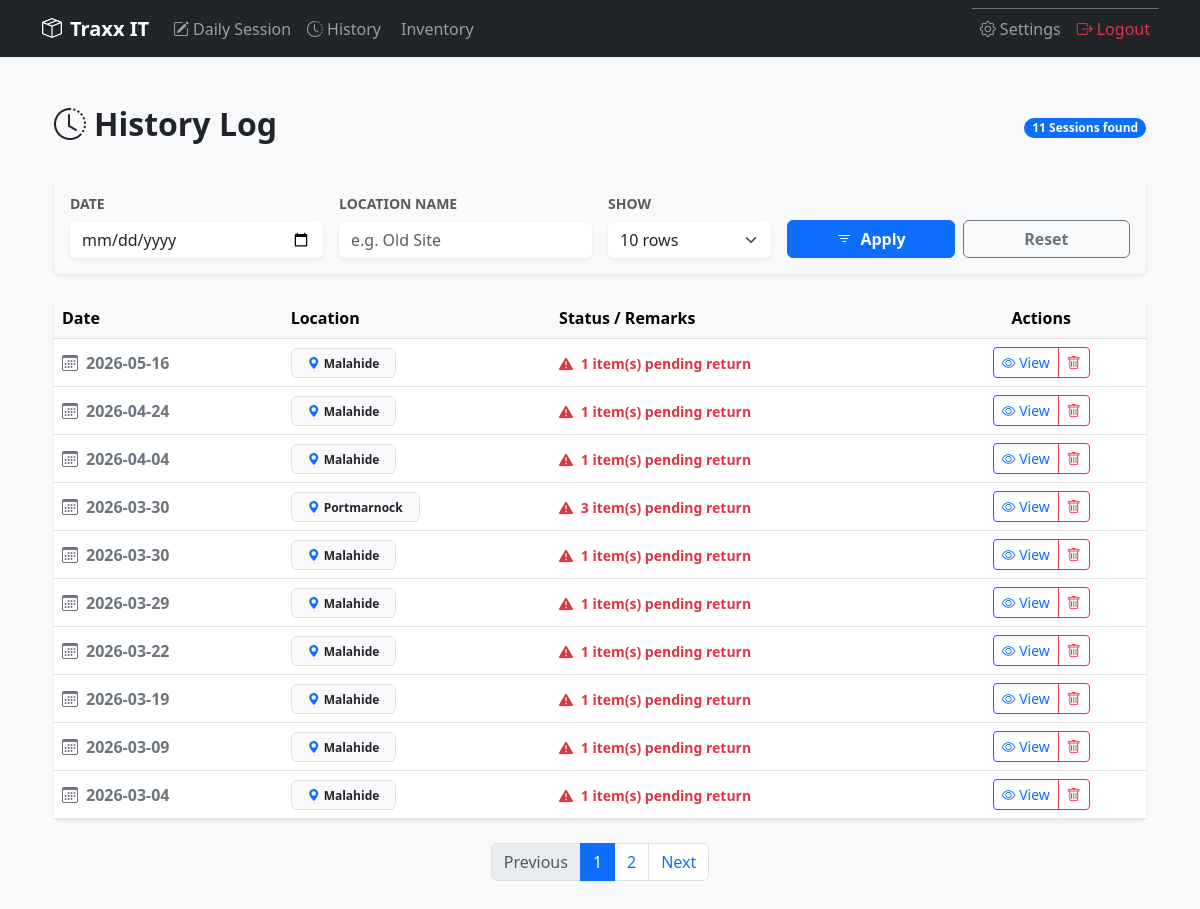
The page /history (signed in) on the database its author committed.
### models.py (models this page shows)
class Place(db.Model):
    id = db.Column(db.Integer, primary_key=True)
    name = db.Column(db.String(100), nullable=False)
    is_active = db.Column(db.Boolean, default=True)

### app.py (the view)
@app.route('/history')
def history():
    if 'user_id' not in session: return redirect(url_for('login'))
    page = request.args.get('page', 1, type=int)
    per_page = request.args.get('per_page', 10, type=int)
    f_date = request.args.get('filter_date', '')
    f_place = request.args.get('filter_place', '').strip()
    query = db.session.query(
        func.date(DayRecord.timestamp).label('day'),
        DayRecord.place_id,
        Place.name.label('place_name'),
        func.sum(case((DayRecord.is_returned == False, 1), else_=0)).label('unreturned_count')
    ).join(Place).filter(DayRecord.user_id == session['user_id'])
    if f_date:
        query = query.filter(func.date(DayRecord.timestamp) == f_date)
    if f_place:
        query = query.filter(Place.name.ilike(f"%{f_place}%"))
    pagination = query.group_by(func.date(DayRecord.timestamp), DayRecord.place_id)\
                      .order_by(desc('day'))\
                      .paginate(page=page, per_page=per_page)
    return render_template('history.html',
                           pagination=pagination,
                           f_date=f_date,
                           f_place=f_place,
                           per_page=per_page)

### templates/history.html (shortened to what this page needs)
{% extends "base.html" %}
{% block content %}
<div class="container py-4">
    <div class="d-flex justify-content-between align-items-center mb-4">
        <h2 class="fw-bold"><i class="bi bi-clock-history me-2"></i>History Log</h2>
        <span class="badge bg-primary rounded-pill">{{ pagination.total }} Sessions found</span>
    </div>
    <div class="card shadow-sm border-0 mb-4 bg-light">
        <div class="card-body">
            <form method="GET" action="{{ url_for('history') }}" class="row g-3 align-items-end">
                <div class="col-md-3">
                    <label class="form-label small fw-bold text-muted text-uppercase">Date</label>
                    <input type="date" name="filter_date" class="form-control border-0 shadow-sm" value="{{ f_date }}">
                </div>
                <div class="col-md-3">
                    <label class="form-label small fw-bold text-muted text-uppercase">Location Name</label>
                    <input type="text" name="filter_place" class="form-control border-0 shadow-sm"
                        placeholder="e.g. Old Site" value="{{ f_place }}">
                </div>
                <div class="col-md-2">
                    <label class="form-label small fw-bold text-muted text-uppercase">Show</label>
                    <select name="per_page" class="form-select border-0 shadow-sm">
                        <option value="10" {{ 'selected' if per_page == 10 }}>10 rows</option>
                    </select>
                </div>
                <div class="col-md-4 d-flex gap-2">
                    <button type="submit" class="btn btn-primary w-100 fw-bold">
                        <i class="bi bi-filter me-1"></i> Apply
                    </button>
                    <a href="{{ url_for('history') }}" class="btn btn-outline-secondary w-100 fw-bold">
                        Reset
                    </a>
                </div>
            </form>
        </div>
    </div>
    <div class="card shadow-sm border-0">
        <div class="table-responsive">
            <table class="table table-hover align-middle mb-0">
                <thead class="table-light">
                    <tr>
                        <th>Date</th>
                        <th>Location</th>
                        <th>Status / Remarks</th>
                        <th class="text-center">Actions</th>
                    </tr>
                </thead>
                <tbody>
                    {% for s in pagination.items %}
                    <tr>
                        <td class="fw-bold text-secondary">
                            <i class="bi bi-calendar3 me-2"></i>{{ s.day }}
                        </td>
                        <td>
                            <span class="badge bg-light text-dark border px-3 py-2">
                                <i class="bi bi-geo-alt-fill me-1 text-primary"></i>{{ s.place_name }}
                            </span>
                        </td>
                        <td>
                            {% if s.unreturned_count > 0 %}
                                <span class="text-danger fw-bold small">
                                    <i class="bi bi-exclamation-triangle-fill me-1"></i>
                                    {{ s.unreturned_count }} item(s) pending return
                                </span>
                            {% else %}
                                <span class="text-success small">
                                    <i class="bi bi-check-circle-fill me-1"></i>
                                    All returned
                                </span>
                            {% endif %}
                        </td>
                        <td class="text-center">
                            <div class="btn-group">
                                <a href="{{ url_for('session_details', ts=s.day, place_id=s.place_id) }}"
                                   class="btn btn-sm btn-outline-primary">
                                    <i class="bi bi-eye"></i> View
                                </a>
                                <a href="{{ url_for('delete_session', ts=s.day, place_id=s.place_id) }}"
                                   class="btn btn-sm btn-outline-danger"
                                   onclick="return confirm('Delete this entire session?')">
                                    <i class="bi bi-trash"></i>
                                </a>
                            </div>
                        </td>
                    </tr>
                    {% endfor %}
                </tbody>
            </table>
        </div>
    </div>
    {% if pagination.pages > 1 %}
    <nav class="mt-4">
        <ul class="pagination justify-content-center">
            <li class="page-item {{ 'disabled' if not pagination.has_prev }}">
                <a class="page-link" href="{{ url_for('history', page=pagination.prev_num, filter_date=f_date, filter_place=f_place, per_page=per_page) }}">Previous</a>
            </li>
            {% for page_num in pagination.iter_pages(left_edge=1, right_edge=1, left_current=2, right_current=2) %}
                {% if page_num %}
                    <li class="page-item {{ 'active' if page_num == pagination.page }}">
                        <a class="page-link" href="{{ url_for('history', page=page_num, filter_date=f_date, filter_place=f_place, per_page=per_page) }}">{{ page_num }}</a>
                    </li>
                {% else %}
                    <li class="page-item disabled"><span class="page-link">...</span></li>
                {% endif %}
            {% endfor %}
            <li class="page-item {{ 'disabled' if not pagination.has_next }}">
                <a class="page-link" href="{{ url_for('history', page=pagination.next_num, filter_date=f_date, filter_place=f_place, per_page=per_page) }}">Next</a>
            </li>
        </ul>
    </nav>
    {% endif %}
</div>
{% endblock %}

### rows shown on the page
Place: day "2026-05-16", place_name "Malahide", unreturned_count "1", day "2026-04-24", day "2026-04-04", day "2026-03-30", day "2026-03-29", day "2026-03-22", day "2026-03-19", day "2026-03-09", day "2026-03-04"
Place: day "2026-03-30", place_name "Portmarnock", unreturned_count "3"

### other values the page prints
{{ pagination.total }} "11"
{{ page_num }} "1" "2"
